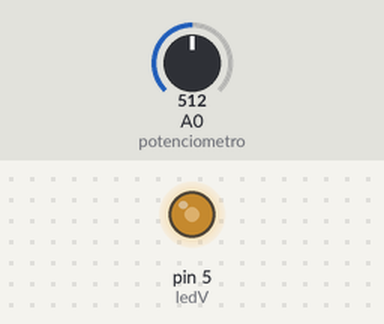
A sketch run on a simulated Arduino Uno, built with avr-gcc and run on an emulated ATmega328P. Parts: output pins drawn as LEDs (lit = HIGH). The inputs (shaded band) are chosen by the test bench; at power-on: A0 (potenciometro) = 512.

Above: at 1.2 s.
1.3 s: A0 (potenciometro) set to 716
At 2.0 s:
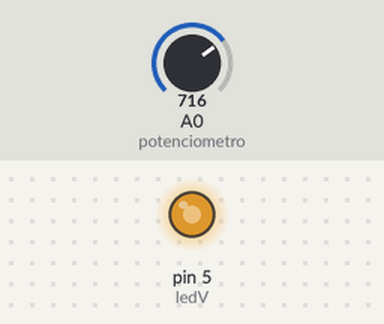
2.8 s: A0 (potenciometro) set to 900
At 3.1 s:
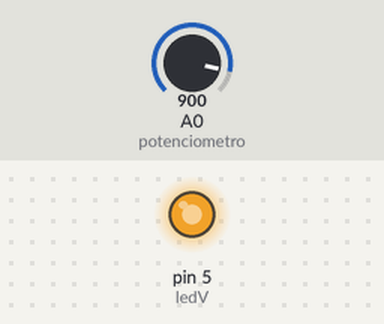
4.3 s: A0 (potenciometro) set to 122
At 5.5 s:
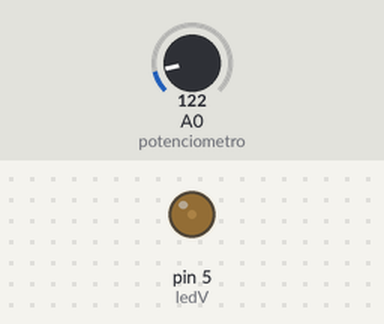
5.8 s: A0 (potenciometro) set to 0
At 6.6 s:
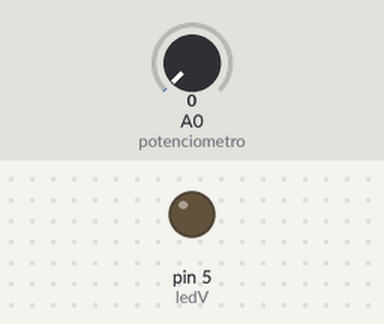
7.3 s: A0 (potenciometro) set to 511
At 7.7 s:
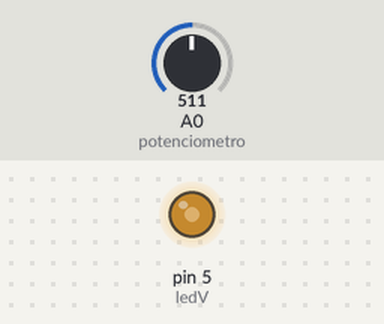
Timing chart, 0 to 9.8 s (numbered marks = the images above; inputs shaded):
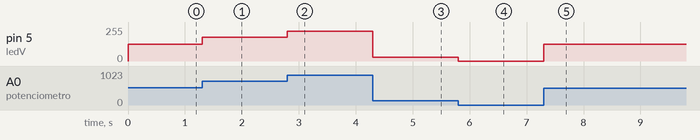

Measured:
- after the input at 1.3 s, pin 5 (ledV): 127/255 → 178/255 at once
- after the input at 2.8 s, pin 5 (ledV): 178/255 → 224/255 at once
- after the input at 4.3 s, pin 5 (ledV): 224/255 → 30/255 at once
- after the input at 5.8 s, pin 5 (ledV): 30/255 → 0/255 at once
- after the input at 7.3 s, pin 5 (ledV): 0/255 → 127/255 at once

The sketch:

cp_c7_e1.ino
```cpp
int ledV=5, potenciometro=A0,lectura;
void setup() {
  pinMode(ledV,OUTPUT);
}

void loop() {
  lectura=analogRead(potenciometro);  //0-1023
  int intensidad=map(lectura,0,1023,0,255);
  analogWrite(ledV,intensidad);
}
```
